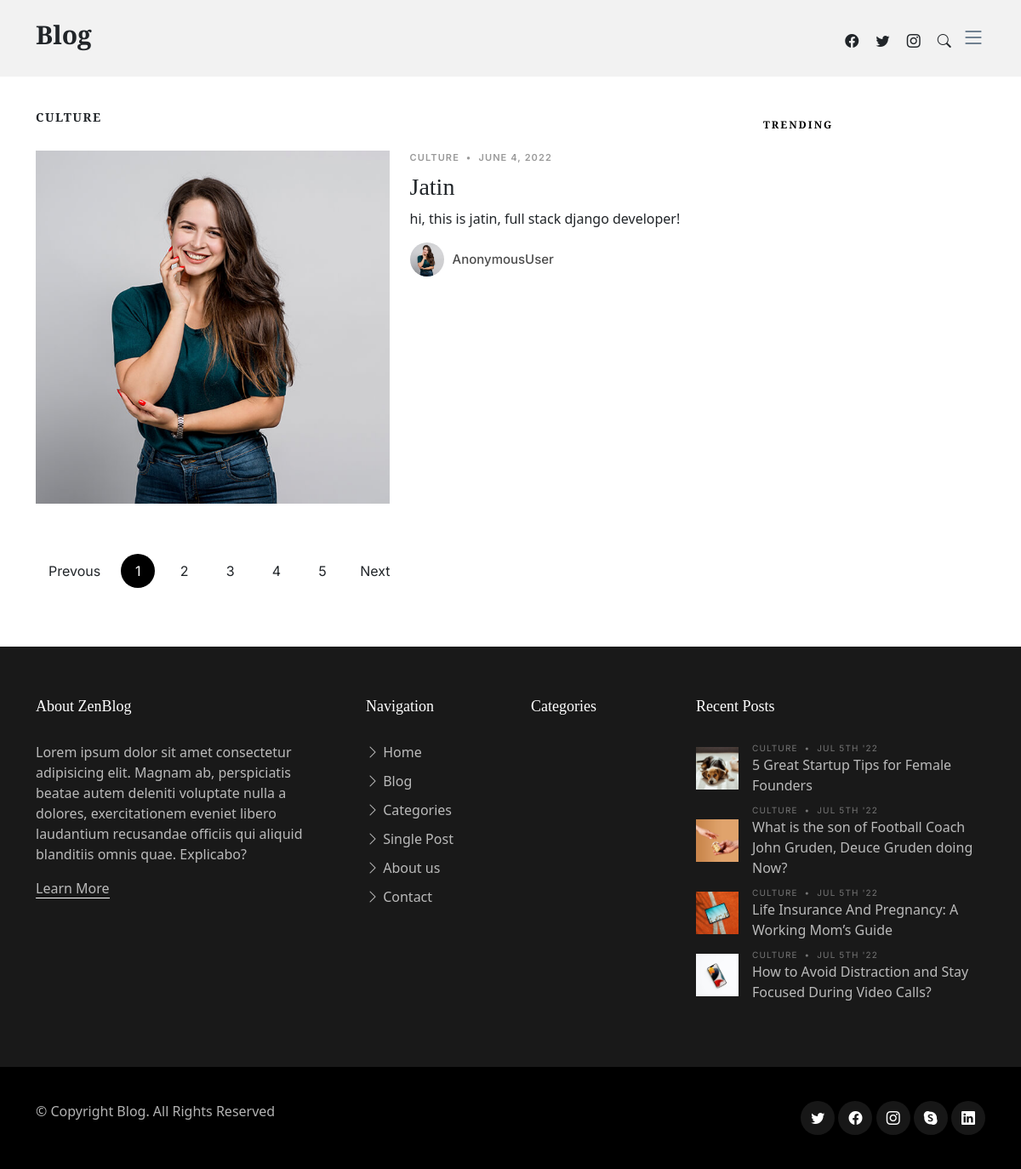
The page /core/category/399f2ecc-2618-473c-8802-ece0c5a1ee6e on the database its author committed.
### core/models.py (models this page shows, shortened)
class BaseModel(models.Model):
    uuid = models.UUIDField( editable=False , primary_key=True, default=uuid.uuid4)
    created_at = models.DateField(auto_now_add=True)
    updated_at = models.DateField(auto_now_add=True)
    class Meta:
        abstract = True

class Category(BaseModel):
    CHOICES = (('business','Business'),('culture', 'Culture'),('sport','Sport'),('food','Food'),('politics','Politics'),('celebrity','Celebrity'),('startups','Startups'),('travel','Travel'))
    title = models.CharField(max_length=50, choices= CHOICES)
    description = models.TextField()
    class Meta:
        verbose_name_plural = 'Category'
    def __str__(self):
        return f'{self.title}'

class Blog(BaseModel):
    category = models.ForeignKey(Category, on_delete= models.CASCADE)
    datetime = models.DateField(auto_now_add= True)
    title = models.CharField(max_length= 100)
    description = models.TextField()
    image = models.ImageField(upload_to = 'media/',blank = True)
    is_trending = models.BooleanField(default= False)

### core/views.py (the view)
# urls.py: path('category/<id>',views.category, name='Blog-Category'),
def category(request,id):
    categories=Category.objects.get(uuid=id)
    blogsss=Blog.objects.filter(category_id= categories)
    return render(request, 'core/category.html',{
       "category_blogs":blogsss,
       'categorys': categories,
       'trendings': Blog.objects.filter(is_trending = True)
    })

### core/templates/core/category.html (shortened to what this page needs)
{% extends 'base.html' %}
{% block content %}
<main id="main">
  <section>
    <div class="container">
      <div class="row">
        <div class="col-md-9" data-aos="fade-up">
          <h3 class="category-title">{{categorys.title}}</h3>
          {% for blog in category_blogs %}
          <div class="d-md-flex post-entry-2 half">
            <a href="single-post.html" class="me-4 thumbnail">
              <img src="{{blog.image.url}}" alt="" class="img-fluid">
            </a>
            <div>
              <div class="post-meta"><span class="date">Culture</span> <span class="mx-1">&bullet;</span> <span>{{blog.created_at}}</span></div>
              <h3><a href="single-post.html">{{blog.title}}</a></h3>
                <p>{{blog.description|safe}}</p>
              <div class="d-flex align-items-center author">
                <div class="photo"><img src="{{blog.image.url}}" alt="" class="img-fluid"></div>
                <div class="name">
                  <h3 class="m-0 p-0">{{request.user}}</h3>
                </div>
              </div>
            </div>
          </div>
          {% endfor %}
          <div class="text-start py-4">
            <div class="custom-pagination">
              <a href="#" class="prev">Prevous</a>
              <a href="#" class="active">1</a>
              <a href="#">2</a>
              <a href="#">3</a>
              <a href="#">4</a>
              <a href="#">5</a>
              <a href="#" class="next">Next</a>
            </div>
          </div>
        </div>
        <div class="col-md-3">
          <div class="aside-block">
            <ul class="nav nav-pills custom-tab-nav mb-4" id="pills-tab" role="tablist">
              <li class="nav-item" role="presentation">
                <button class="nav-link" id="pills-trending-tab" data-bs-toggle="pill" data-bs-target="#pills-trending" type="button" role="tab" aria-controls="pills-trending" aria-selected="false">Trending</button>
              </li>
            </ul>
      </div>
    </div>
  </section>
</main>
{% endblock content %}

### static/assets/css/variables.css (style rules this page uses)
:root { --font-default: 'EB Garamond', system-ui, -apple-system, "Segoe UI", Roboto, "Helvetica Neue", Arial, "Noto Sans", "Liberation Sans", sans-serif, "Apple Color Emoji", "Segoe UI Emoji", "Segoe UI Symbol", "Noto Color Emoji"; --font-primary: 'EB Garamond', serif; --font-secondary: 'Inter', sans-serif; --color-default: #212529; --color-default-rgb: 33, 37, 41; --color-links: #212529; --color-links-hover: #15171a; --color-primary: #212529; --color-primary-light: #26282c; --color-primary-dark: #0b0c0e; --color-primary-rgb: 33, 37, 41; --color-primary-light-rgb: 38, 40, 44; --color-primary-dark-rgb: 11, 12, 14; --color-secondary: #596d80; --color-secondary-light: #8498aa; --color-secondary-dark: #404f5c; --color-secondary-rgb: 89, 109, 128; --color-secondary-light-rgb: 132, 152, 170; --color-secondary-dark-rgb: 64, 79, 92; --color-blue: #0d6efd; --color-blue-rgb: 13, 110, 253; --color-indigo: #6610f2; --color-indigo-rgb: 102, 16, 242; --color-purple: #6f42c1; --color-purple-rgb: 111, 66, 193; --color-pink: #f3268c; --color-pink-rgb: 243, 38, 140; --color-red: #df1529; --color-red-rgb: 223, 21, 4; --color-orange: #fd7e14; --color-orange-rgb: 253, 126, 20; --color-yellow: #ffc107; --color-yellow-rgb: 255, 193, 7; --color-green: #059652; --color-green-rgb: 5, 150, 82; --color-teal: #20c997; --color-teal-rgb: 32, 201, 151; --color-cyan: #0dcaf0; --color-cyan-rgb: 13, 202, 240; --color-white: #ffffff; --color-white-rgb: 255, 255, 255; --color-gray: #6c757d; --color-gray-rgb: 108, 117, 125; --color-black: #000000; --color-black-rgb: 0, 0, 0; }
:root { --bs-blue: var(--color-blue); --bs-indigo: var(--color-indigo); --bs-purple: var(--color-purple); --bs-pink: var(--color-pink); --bs-red: var(--color-red); --bs-orange: var(--color-orange); --bs-yellow: var(--color-yellow); --bs-green: var(--color-green); --bs-teal: var(--color-teal); --bs-cyan: var(--color-cyan); --bs-white: var(--color-white); --bs-gray: var(--color-gray); --bs-gray-dark: #343a40; --bs-gray-100: #f8f9fa; --bs-gray-200: #e9ecef; --bs-gray-300: #dee2e6; --bs-gray-400: #ced4da; --bs-gray-500: #adb5bd; --bs-gray-600: #6c757d; --bs-gray-700: #495057; --bs-gray-800: #343a40; --bs-gray-900: #212529; --bs-primary: var(--color-blue); --bs-secondary: var(--color-blue); --bs-success: #198754; --bs-info: #0dcaf0; --bs-warning: #ffc107; --bs-danger: #dc3545; --bs-light: #f8f9fa; --bs-dark: #212529; --bs-primary-rgb: var(--color-primary-rgb); --bs-secondary-rgb: var(--color-secondary-rgb); --bs-success-rgb: 25, 135, 84; --bs-info-rgb: 13, 202, 240; --bs-warning-rgb: 255, 193, 7; --bs-danger-rgb: 220, 53, 69; --bs-light-rgb: 248, 249, 250; --bs-dark-rgb: 33, 37, 41; --bs-white-rgb: var(--color-white-rgb); --bs-black-rgb: var(--color-black-rgb); --bs-body-color-rgb: var(--color-default-rgb); --bs-body-bg-rgb: 255, 255, 255; --bs-font-sans-serif: var(--font-default); --bs-font-monospace: SFMono-Regular, Menlo, Monaco, Consolas, "Liberation Mono", "Courier New", monospace; --bs-gradient: linear-gradient(180deg, rgba(255, 255, 255, 0.15), rgba(255, 255, 255, 0)); --bs-body-font-family: var(--font-default); --bs-body-font-size: 1rem; --bs-body-font-weight: 400; --bs-body-line-height: 1.5; --bs-body-color: var(--color-default); --bs-body-bg: #fff; }

### rows shown on the page
Category: title "CULTURE"
Blog: image (picture), created_at "JUNE 4, 2022", title "Jatin", description "hi, this is jatin, full stack django developer!", user "AnonymousUser"
